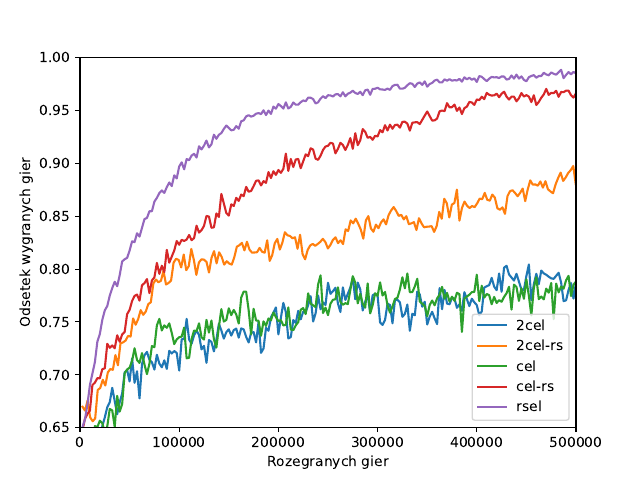

Write Python code to recreate this figure.
#!/usr/bin/env python
# -*- coding: utf-8 -*-
import sys
import numpy as np
import matplotlib.pyplot as plt


def main():
    print(sys.argv[0])
    x_axis = []
    splitted_line = []
    values = []

    if len(sys.argv) < 2:
        print("Too few arguments\nCall instruction:\n./wykres.py name_of_file")
        exit(-1)

    for i in range(1,len(sys.argv)):
        x_axis = []
        values = []
        fl = open(sys.argv[i]+'.csv', 'r')
        fl.readline()
        
        for line in fl:
            splitted_line = line.split(',')
            splitted_line.pop(0)
            x_axis.append(int(splitted_line.pop(0)))
            values.append(np.average([float(i) for i in splitted_line]))

        print(x_axis)
        print(values)
        plt.axis([0, x_axis[-1], np.min(values), 1.0])
        plt.plot(x_axis,values, label=sys.argv[i])
        plt.legend(loc="lower right")

    plt.xlabel("Rozegranych gier")
    plt.ylabel("Odsetek wygranych gier")
    plt.show()
    plt.savefig('wykres.pdf')
    plt.close()

if __name__ == '__main__':
    main()